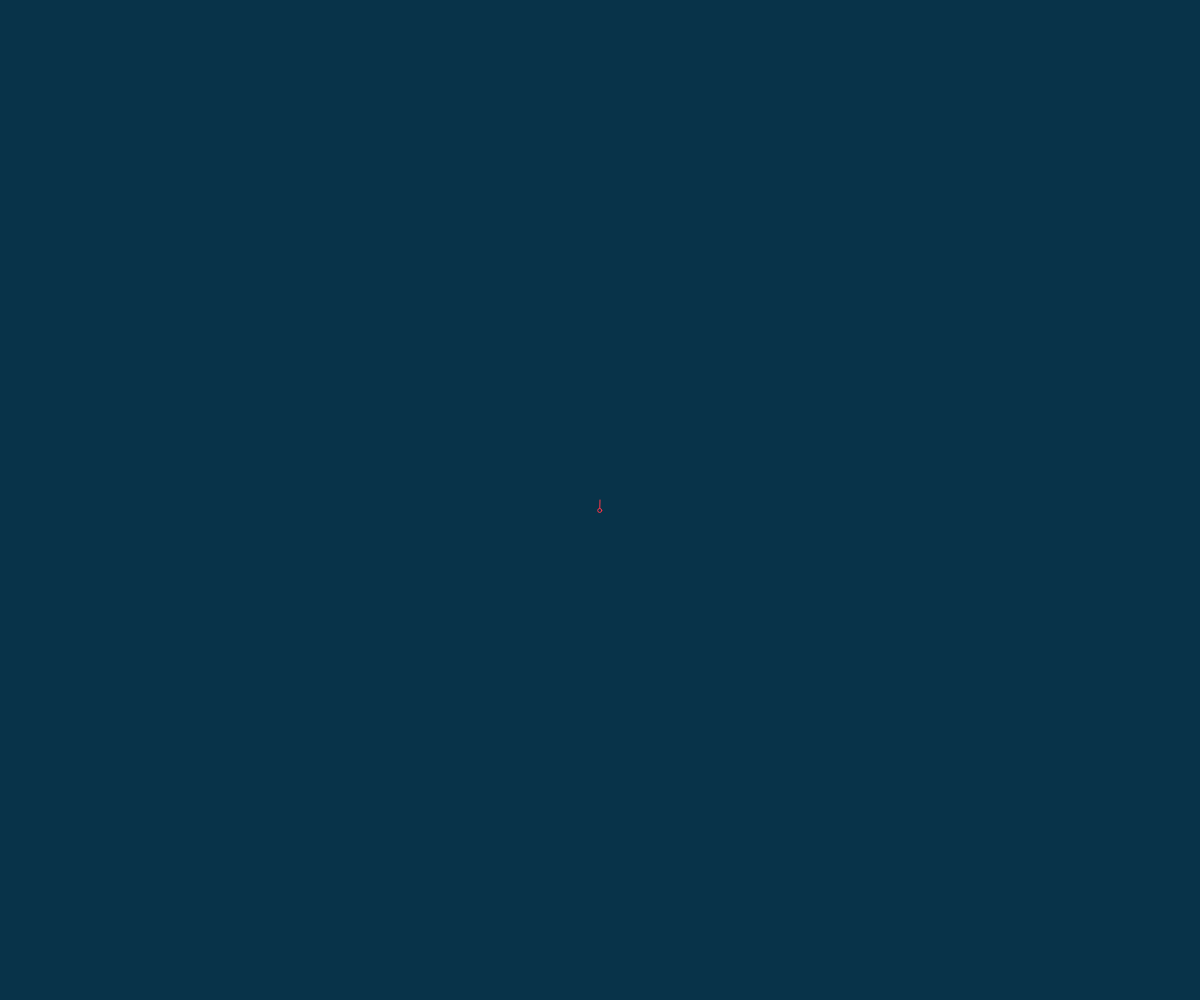
Frame 1 (no input)
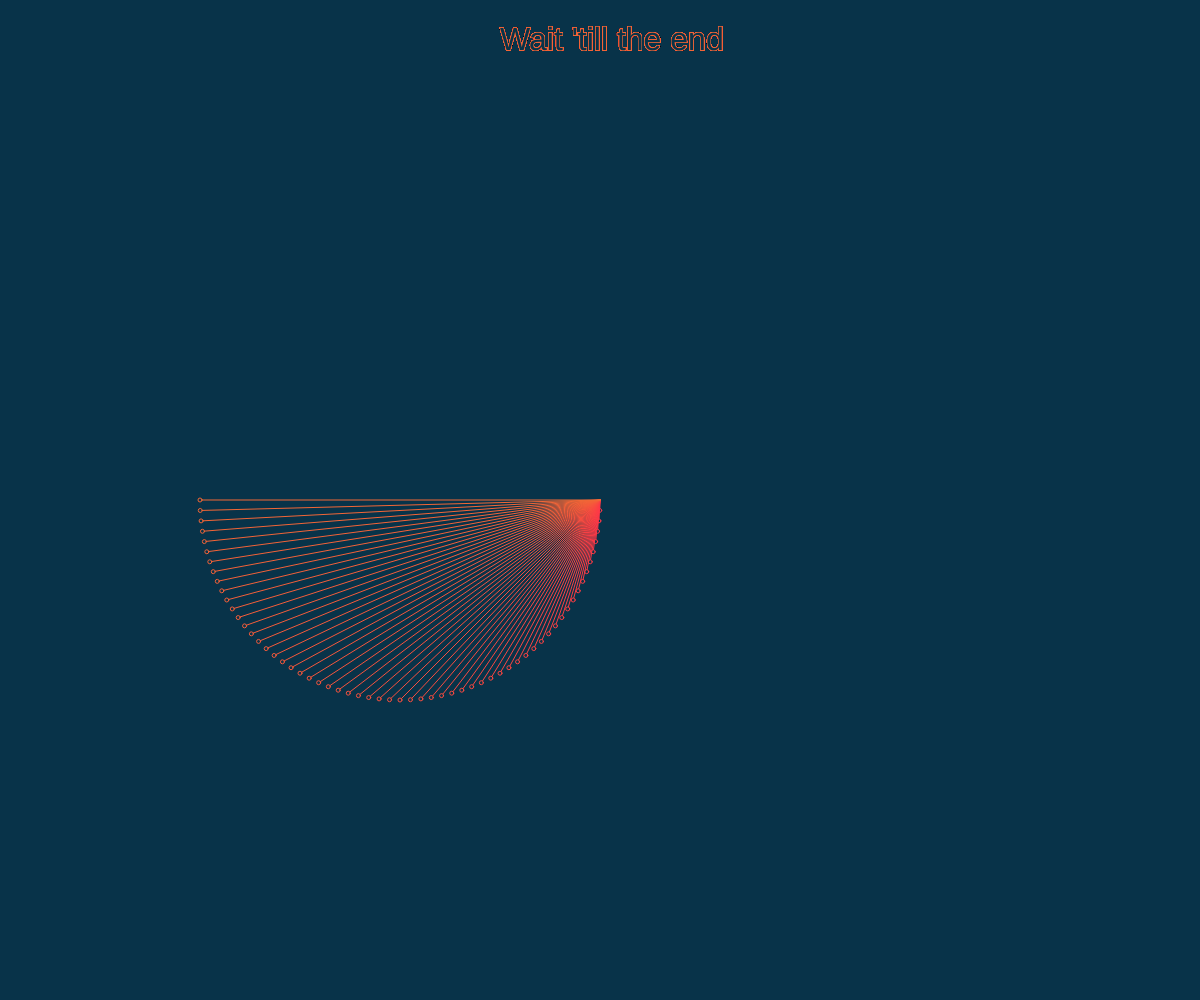
Frame 60 (no input)
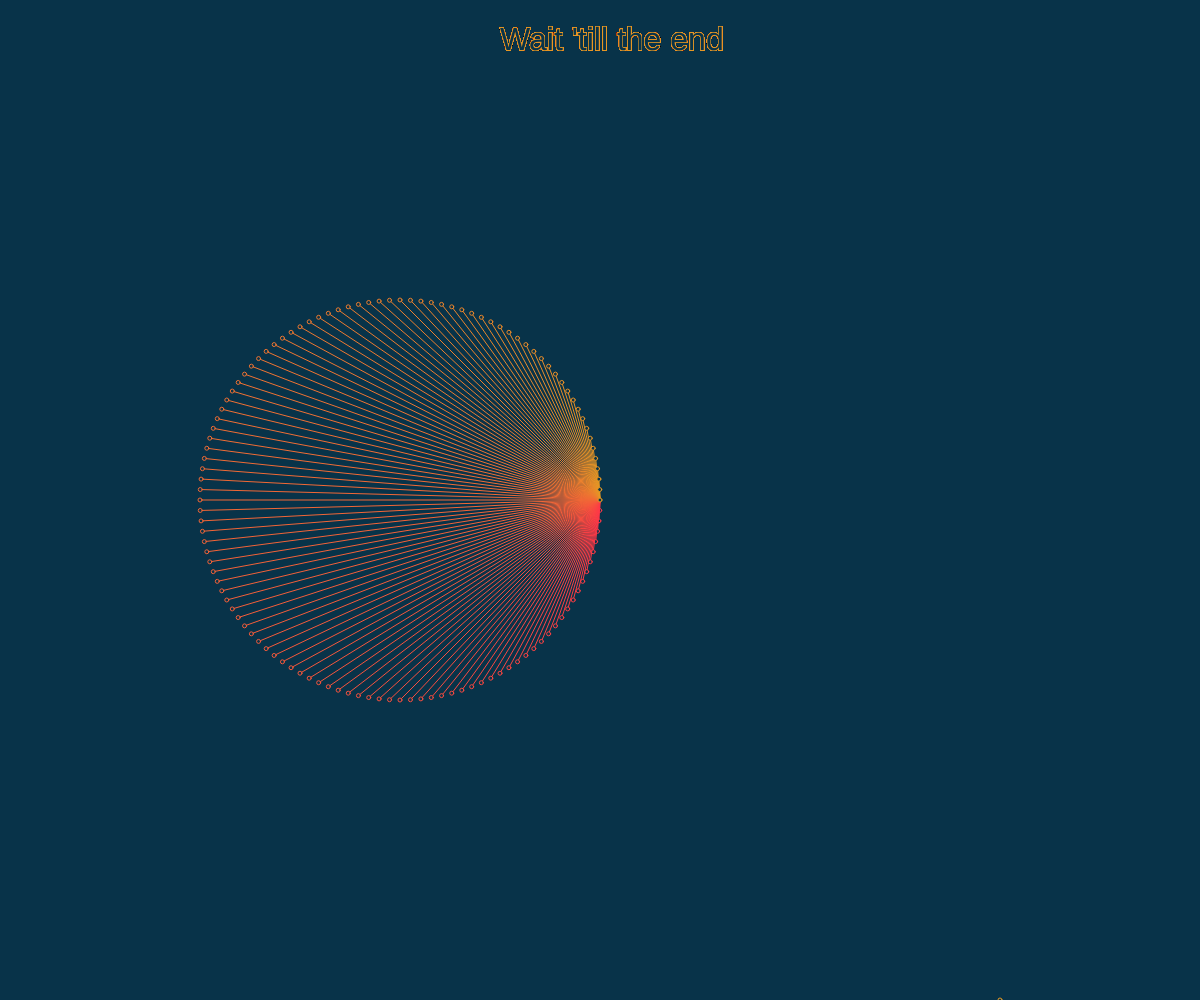
Frame 120 (the mouse pressed at the canvas centre since frame 60)

The p5.js sketch that drew these frames (run headless with seeded random() and noise() and a simulated clock; from frame 60 on, the mouse is pressed at the canvas centre):

// p5.js sketch
// ── sketch.js
function preload(){
  // put preload code here
}

function setup() {
createCanvas(windowWidth, windowHeight);
angleMode(DEGREES);
background(8,51,73)
noFill()
}

function draw() {

  var k=width/6

if (frameCount <= 120) {
    textSize(32);
    text("Wait 'till the end", width/2-100, 50);
    strokeWeight(1)
  translate(width/3,height/2);
  stroke(
    lerpColor(                // funzione per variare il colore da colore1 a colore2
      color(255,53,72),       // colore1
      color(204,255,0),       // colore2
      frameCount/240          // velocità della transizione
    )
  );
  line(k,0,k*cos(frameCount*3),k*sin(frameCount*3));
  fill(8,51,73)
  circle(cos(frameCount*3)*k,sin(frameCount*3)*k,4,4);

}

if (frameCount >= 120 && frameCount <= 240) {
  translate(width*2/3,height/2);
  stroke(
    lerpColor(                // funzione per variare il colore da colore1 a colore2
      color(204,255,0),       // colore2
      color(255,53,72),       // colore1
      frameCount/240          // velocità della transizione
    )
  );
  line(-k,0,-k*cos(frameCount*3),k*sin(180-frameCount*3));
  circle(-cos(frameCount*3)*k,sin (frameCount*3)*k,4,4);
}
textSize(windowHeight/5);

if (frameCount >= 340 && frameCount < 400) {
  background(8,51,73)
    strokeWeight(5)
    textAlign(CENTER,CENTER)
    text("3", width/2, height/2);
  }
  else if (frameCount >= 400 && frameCount < 460) {
    background(8,51,73)
    strokeWeight(5)
    textAlign(CENTER,CENTER)
    text("2", width/2, height/2);
  }
  else if (frameCount >= 460 && frameCount < 520) {
    background(8,51,73)
    strokeWeight(5)
    textAlign(CENTER,CENTER)
    text("1", width/2, height/2);
  }


if (frameCount >= 520) {
  background(8,51,73)
  fill(255)
  strokeWeight(10)
  stroke(0)
  push()
    translate(width/3,height/2);
    circle(0,0,width/3)
    fill(255)
  pop()
  push()
    translate(width*2/3,height/2);
    circle(0,0,width/3)
    noFill()
  pop()
  push()
    translate(width*4/12+mouseX/10,height/2+mouseY/10);
    fill(0)
    circle(0,0,100,100)
  pop()
  push()
    translate(width*7/12+mouseX/10,height/2+mouseY/10);
    fill(0)
    circle(0,0,100,100)
  pop()

}




}
